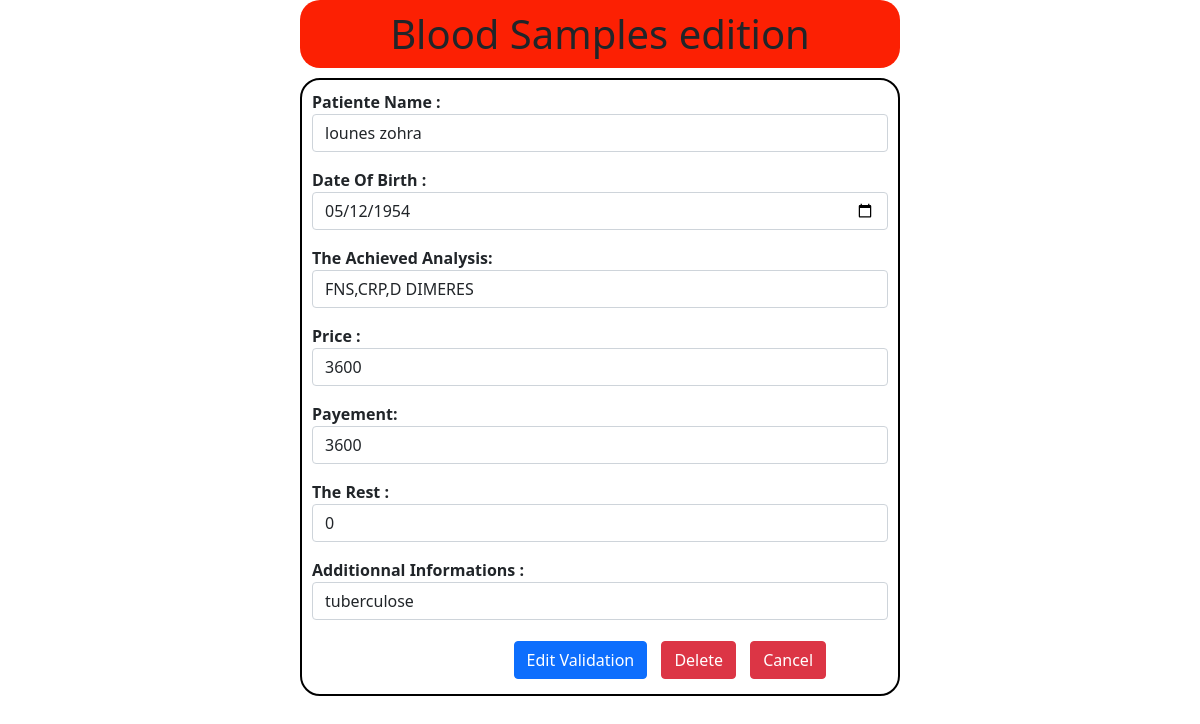
The app's page /lab/editprev/28 (signed in), older data.
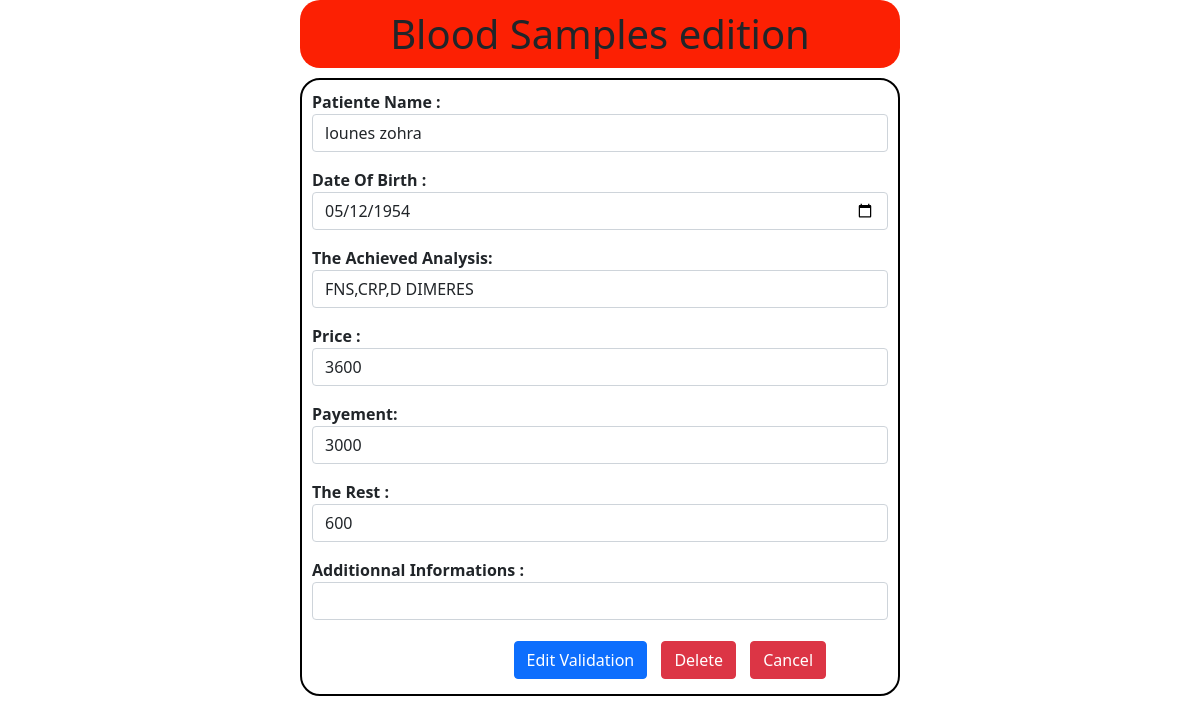
The same page, newer data.
### labo/models.py (models this page shows)
class Labo(models.Model):
	dt = models.DateField(auto_now_add = True)
	p_name = models.CharField(max_length = 200)
	dob = models.DateField()
	params = models.TextField(max_length=500)
	lab_price = models.IntegerField(default = 0)
	price = models.IntegerField(default = 0)
	pay = models.IntegerField(default = 0)
	rest = models.IntegerField(default=0)
	info = models.TextField(max_length=200, blank = True)

### labo/views.py (the view)
# urls.py: path('editprev/<int:pk>', editPrev, name="editprev" ),
@login_required(login_url='login')
def editPrev(request, pk):
	get_row = Labo.objects.get(id = pk)
	form = LaboForm(instance= get_row )
	if request.method == "POST" and 'edit' in request.POST:
		form  = LaboForm(request.POST, instance=get_row)
		if form.is_valid():
			form.save()
			return redirect('/lab/vislab/')
	if request.method == "POST" and 'delete' in request.POST:
		get_row.delete()
		return redirect('/lab/vislab/')
	context = {
		'form' : form
	}
	return render(request, 'editverlab.html', context)

### labo/templates/editverlab.html (shortened to what this page needs)
<!DOCTYPE html>
<html>
<head>
	<link href="https://cdn.jsdelivr.net/npm/bootstrap@5.0.0/dist/css/bootstrap.min.css" rel="stylesheet">
</head>
<body>
	<h1> Blood Samples edition </h1>
	<div id="formdiv">
		<form method="POST" action="">{% csrf_token %}
		{{form.as_p}}
		<input type="submit" name="edit" value="Edit Validation" id="editbtn" class="btn btn-primary">
		<input type="submit" name="delete" value="Delete" id="dlt" class="btn btn-danger">
		<button class="btn btn-danger" id="cancelbtn"><a href="{% url 'vislab'%}">Cancel</a></button>
	</form>
	</div>
</body>
</html>

Row changes from the older to the newer data that the page shows:
changed Labo "lounes zohra": pay "3600" → "3000"; rest "0" → "600"; info "tuberculose" → (not shown)
